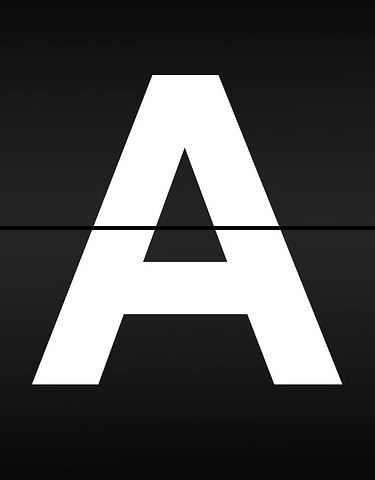
%> input picture Block 03/TheLetter_A.png, 375 x 480 px
$ octave SVD_demo.m   (GNU Octave 9; MATLAB toolbox functions it lacks are replaced by stand-ins)
%> lines starting %> are read from the running program, lines starting %| are printed output that depends on the picture
close all
clear all
clc

%reading and converting the image
inImage=imread('TheLetter_A.png');
%> inImage is the input picture: size 480x375x3 uint8; min 3, max 255, mean 76.8
inImage = 0.2989 * inImage(:,:,1) + 0.5870 * inImage(:,:,2) + 0.1140 *inImage(:,:,3);
%> inImage: size 480x375 uint8
inImageD=double(inImage);
[size_M,size_N] = size(inImage);
%> size_M = 480; size_N = 375
size_Orig = size_M*size_N;
%> size_Orig = 180000

% decomposing the image using singular value decomposition
[U,S,V]=svd(inImageD);
whos

% Using different number of singular values (diagonal of S) to compress and
% reconstruct the image
dispEr = [];
numSVals = [];
for N=1:5:41
    % store the singular values in a temporary var
    %jfb C = S;

    % discard the diagonal values not required for compression
    %jfb C(N+1:end,:)=0;
    %jfb C(:,N+1:end)=0;

    % Construct an Image using the selected singular values
    % D=U*C*V';
    D=U(:,1:N)*S(1:N,1:N)*V(:,1:N)';


    % display and compute error
    figure;
    buffer = sprintf('Image output using %d singular values (compression %f)', N, (size_M*N+N^2+size_N*N)/size_Orig)
    imshow(uint8(D));
    title(buffer);
    error=sum(sum((inImageD-D).^2));

    % store vals for display
    dispEr = [dispEr; error];
    numSVals = [numSVals; N];
end
%> this loop made 9 passes
%> (error, dispEr) on passes 1 to 5: (869250473.1, 869250473.1), (92951571.4, [869250473.1; 92951571.4]), (50398353.8, [869250473.1; 92951571.4; 50398353.8]), (33113316, [869250473.1; 92951571.4; 50398353.8; 33113316]), (24177665.1, [869250473.1; 92951571.4; 50398353.8; 33113316; 24177665.1])
%> error on passes 6 to 9: 18462137.4, 14633281.2, 11843462.7, 9741058.9
%> pass 1, `imshow(uint8(D));`:
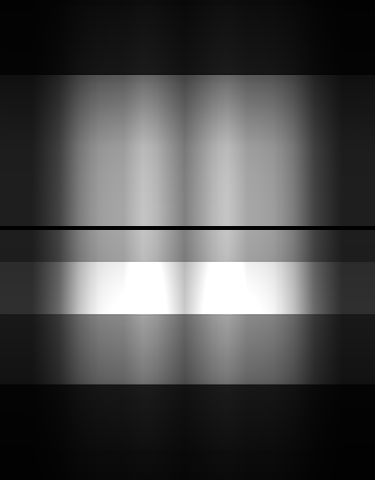
%> displayed picture: size 480x375, on the screen's scale of 0 to 255; min 1, max 255, mean 74.1
%> pass 2, `imshow(uint8(D));`:
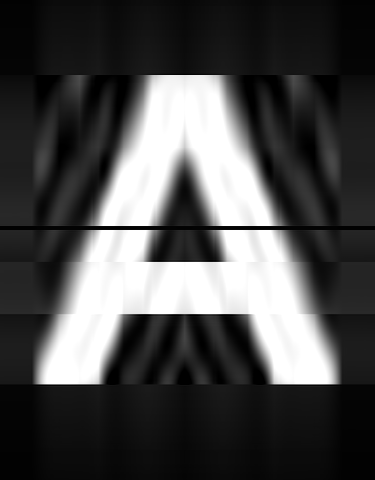
%> displayed picture: size 480x375, on the screen's scale of 0 to 255; min 0, max 255, mean 75
%> after the loop, numSVals = [1; 6; 11; 16; 21; 26; 31; 36; 41]

% dislay the error graph
figure;
title('Error in compression');
plot(numSVals, dispEr);
grid on
xlabel('Number of Singular Values used');
ylabel('Error between compress and original image');
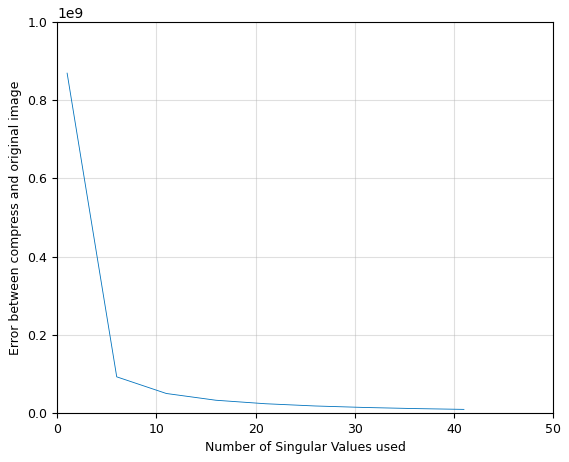
%> figure redrawn from the program's plot data
